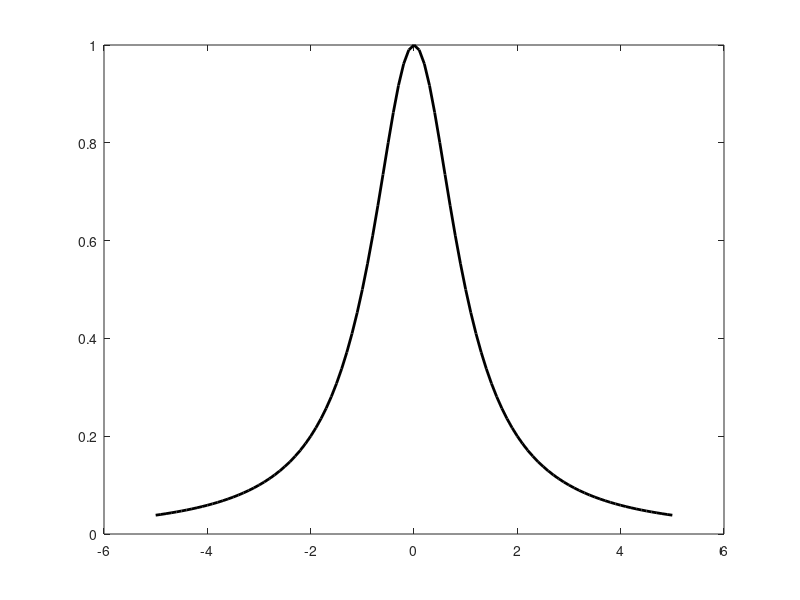

This figure's MATLAB source: (Note: this script raises an error after producing the figure.)

%test convergenta interpolare Lagrange 
%pentru noduri echidistante
%n- vector al gradelor, w- fereastra
clf
w=1;
xg=-5:0.1:5;
yg=1./(1+xg.^2);
plot(xg,yg,'k-','Linewidth',2);
hold on
nl=length(n);
ta=5*[-1:0.001:-0.36,-0.35:0.01:0.35, 0.36:0.001:1]';
ya=zeros(length(ta),nl);
leg=cell(1,nl+1); leg{1}='f';
for l=1:nl
    xn=5*[-1:2/n(l):1];
    yn=1./(1+xn.^2);
    ya(:,l)=prob1(xn,yn,ta);
    leg{l+1}=strcat('L_{',int2str(n(l)),'}');
end
plot(ta,ya)
axis(w)
legend(leg,-1)
